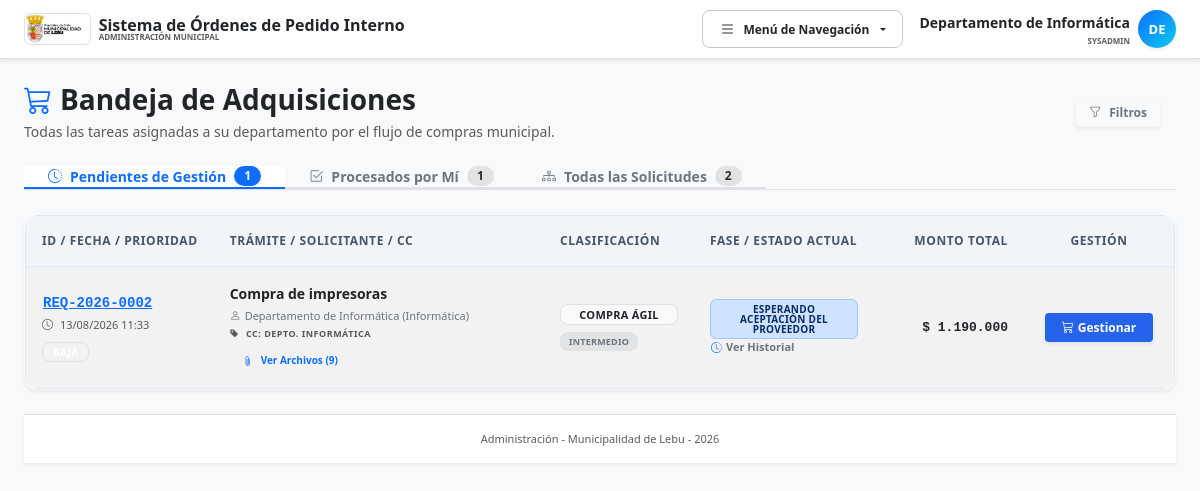
The page /adquisiciones.php (signed in) on the database its author committed.
### tables this page shows
CREATE TABLE `expedientes` (
  `id` int NOT NULL AUTO_INCREMENT,
  `codigo_interno` varchar(50) NOT NULL,
  `titulo_compra` varchar(255) NOT NULL DEFAULT 'Sin Título',
  `folio_opi` varchar(50) DEFAULT NULL,
  `usuario_creador_id` int NOT NULL,
  `unidad_origen_id` int NOT NULL,
  `centro_costo_id` int NOT NULL,
  `tipo_compra_id` int NOT NULL,
  `prioridad_id` int NOT NULL,
  `cuenta_presupuestaria_id` int DEFAULT NULL,
  `cuenta_maestra_id` int DEFAULT NULL,
  `area_gestion_id` int DEFAULT NULL,
  `rango_utm_id` int DEFAULT NULL,
  `proveedor_adjudicado_id` int DEFAULT NULL,
  `id_contrato_suministro` varchar(100) DEFAULT NULL,
  `id_compra_agil` varchar(50) DEFAULT NULL,
  `id_licitacion` varchar(100) DEFAULT NULL,
  `orden_compra_numero` varchar(100) DEFAULT NULL,
  `decreto_alcaldicio_numero` varchar(100) DEFAULT NULL,
  `conv_marco_oc` varchar(100) DEFAULT NULL,
  `monto_estimado` decimal(15,2) NOT NULL DEFAULT '0.00',
  `monto_definitivo` decimal(15,2) DEFAULT NULL,
  `tipo_impuesto` enum('NETO','IVA_INCLUIDO','EXENTO') DEFAULT 'NETO',
  `motivo_compra` text NOT NULL,
  `estado_actual` varchar(50) NOT NULL DEFAULT 'BORRADOR',
  `observacion_cierre` text,
  `created_at` timestamp NULL DEFAULT CURRENT_TIMESTAMP,
  `updated_at` timestamp NULL DEFAULT CURRENT_TIMESTAMP ON UPDATE CURRENT_TIMESTAMP,
  `fecha_visa_presupuesto` datetime DEFAULT NULL,
  `fecha_adjudicacion` datetime DEFAULT NULL,
  `fecha_aprobacion_opi` datetime DEFAULT NULL,
  `fecha_cierre` datetime DEFAULT NULL,
  `num_certificado_oficial` varchar(20) DEFAULT NULL,
  `id_entidad_gobierno` varchar(50) DEFAULT 'ID PE-MUN-00335',
  `plan_compras_proyecto` varchar(100) DEFAULT NULL,
  `plan_compras_item` int DEFAULT NULL,
  PRIMARY KEY (`id`),
  UNIQUE KEY `uk_expedientes_codigo` (`codigo_interno`),
  KEY `fk_exp_usuario` (`usuario_creador_id`),
  KEY `fk_exp_unidad` (`unidad_origen_id`),
  KEY `fk_exp_tipo` (`tipo_compra_id`),
  KEY `fk_exp_prioridad` (`prioridad_id`),
  KEY `fk_exp_cc` (`centro_costo_id`),
  KEY `fk_exp_cm` (`cuenta_maestra_id`),
  KEY `fk_exp_ag` (`area_gestion_id`),
  KEY `fk_exp_prov` (`proveedor_adjudicado_id`),
  KEY `fk_exp_estado` (`estado_actual`),
  CONSTRAINT `fk_exp_ag` FOREIGN KEY (`area_gestion_id`) REFERENCES `areas_gestion` (`id`) ON DELETE RESTRICT,
  CONSTRAINT `fk_exp_cc` FOREIGN KEY (`centro_costo_id`) REFERENCES `centros_costo` (`id`) ON DELETE RESTRICT,
  CONSTRAINT `fk_exp_cm` FOREIGN KEY (`cuenta_maestra_id`) REFERENCES `cuentas_maestras` (`id`) ON DELETE RESTRICT,
  CONSTRAINT `fk_exp_estado` FOREIGN KEY (`estado_actual`) REFERENCES `estados_tramite` (`codigo`) ON DELETE RESTRICT,
  CONSTRAINT `fk_exp_prioridad` FOREIGN KEY (`prioridad_id`) REFERENCES `prioridades` (`id`) ON DELETE RESTRICT,
  CONSTRAINT `fk_exp_prov` FOREIGN KEY (`proveedor_adjudicado_id`) REFERENCES `proveedores` (`id`) ON DELETE SET NULL,
  CONSTRAINT `fk_exp_tipo` FOREIGN KEY (`tipo_compra_id`) REFERENCES `tipos_compra` (`id`) ON DELETE RESTRICT,
  CONSTRAINT `fk_exp_unidad` FOREIGN KEY (`unidad_origen_id`) REFERENCES `unidades` (`id`) ON DELETE RESTRICT,
  CONSTRAINT `fk_exp_usuario` FOREIGN KEY (`usuario_creador_id`) REFERENCES `usuarios` (`id`) ON DELETE RESTRICT
);

CREATE TABLE `usuarios` (
  `id` int NOT NULL AUTO_INCREMENT,
  `unidad_id` int NOT NULL,
  `rol_id` int NOT NULL,
  `rut` varchar(12) NOT NULL,
  `nombre_completo` varchar(150) NOT NULL,
  `email` varchar(150) NOT NULL,
  `password_hash` varchar(255) DEFAULT NULL,
  `es_jefe_unidad` tinyint(1) DEFAULT '0',
  `activo` tinyint(1) DEFAULT '1',
  `cargo` varchar(150) DEFAULT NULL,
  `token_verificacion` varchar(100) DEFAULT NULL,
  `email_verificado` tinyint(1) NOT NULL DEFAULT '0',
  `estado_aprobacion` enum('APROBADO','PENDIENTE_VERIFICACION','PENDIENTE_APROBACION','RECHAZADO') NOT NULL DEFAULT 'APROBADO',
  `fecha_registro` datetime NOT NULL DEFAULT CURRENT_TIMESTAMP,
  PRIMARY KEY (`id`),
  UNIQUE KEY `uk_usuarios_rut` (`rut`),
  UNIQUE KEY `uk_usuarios_email` (`email`),
  KEY `fk_usuarios_unidad` (`unidad_id`),
  KEY `fk_usuarios_rol` (`rol_id`),
  CONSTRAINT `fk_usuarios_rol` FOREIGN KEY (`rol_id`) REFERENCES `roles` (`id`) ON DELETE RESTRICT,
  CONSTRAINT `fk_usuarios_unidad` FOREIGN KEY (`unidad_id`) REFERENCES `unidades` (`id`) ON DELETE RESTRICT
);

CREATE TABLE `unidades` (
  `id` int NOT NULL AUTO_INCREMENT,
  `nombre` varchar(150) NOT NULL,
  `padre_id` int DEFAULT NULL,
  `centro_costo_id` int DEFAULT NULL,
  `jefe_actual_id` int DEFAULT NULL,
  PRIMARY KEY (`id`),
  KEY `fk_unidades_padre` (`padre_id`),
  KEY `fk_unidades_cc` (`centro_costo_id`),
  CONSTRAINT `fk_unidades_cc` FOREIGN KEY (`centro_costo_id`) REFERENCES `centros_costo` (`id`) ON DELETE SET NULL,
  CONSTRAINT `fk_unidades_padre` FOREIGN KEY (`padre_id`) REFERENCES `unidades` (`id`) ON DELETE SET NULL
);

CREATE TABLE `centros_costo` (
  `id` int NOT NULL AUTO_INCREMENT,
  `codigo_cuenta` varchar(50) NOT NULL,
  `nombre` varchar(150) NOT NULL,
  `anio_fiscal` int NOT NULL DEFAULT 2026,
  `activo` tinyint(1) DEFAULT '1',
  PRIMARY KEY (`id`)
);

CREATE TABLE `tipos_compra` (
  `id` int NOT NULL AUTO_INCREMENT,
  `codigo` varchar(50) NOT NULL,
  `nombre` varchar(150) NOT NULL,
  `limite_utm` decimal(10,2) DEFAULT NULL,
  `activo` tinyint(1) DEFAULT '1',
  `requiere_cotizacion` tinyint(1) DEFAULT '0',
  PRIMARY KEY (`id`)
);

CREATE TABLE `rangos_utm` (
  `id` int NOT NULL AUTO_INCREMENT,
  `nombre` varchar(150) NOT NULL,
  `min_utm` decimal(10,2) DEFAULT '0.00',
  `max_utm` decimal(10,2) DEFAULT NULL,
  `regla_cotizaciones` varchar(255) DEFAULT NULL,
  `activo` tinyint(1) DEFAULT '1',
  PRIMARY KEY (`id`)
);

CREATE TABLE `estados_tramite` (
  `codigo` varchar(50) NOT NULL,
  `nombre` varchar(100) NOT NULL,
  `rol_responsable` varchar(50) NOT NULL,
  `descripcion` varchar(255) DEFAULT NULL,
  PRIMARY KEY (`codigo`)
);

### adquisiciones.php (the view, shortened to what the rows shown need)
<?php
require_once __DIR__ . '/adquisiciones_controller.php';
?>
<!DOCTYPE html>
<html lang="es">
<head>
    <?php
    include __DIR__ . '/head.php';
    ?>
</head>
<body class="bg-light text-slate-800 font-sans d-flex flex-column min-vh-100">
    <div class="container mt-4 px-3 px-md-4">
        <?php if($vista !== 'gestionar'): ?>
            <div class="row align-items-center mb-4 g-3">
                <div class="col-12 col-md">
                    <h1 class="h3 fw-bold text-dark mb-1 d-flex align-items-center gap-2">
                        <i class="bi bi-cart3 text-primary"></i>
                        Bandeja de Adquisiciones
                    </h1>
                </div>
            </div>
            <div class="card shadow-sm border-light mb-4 overflow-hidden">
                <div class="table-responsive">
                    <table class="table table-hover table-striped align-middle mb-0" style="min-width: 1000px;">
                        <thead class="table-light text-uppercase small text-secondary">
                            <tr>
                                <th class="p-3 text-nowrap" style="width: 180px;">ID / Fecha / Prioridad</th>
                                <th class="p-3" style="min-width: 250px;">Trámite / Solicitante / CC</th>
                                <th class="p-3 text-nowrap" style="width: 150px;">Clasificación</th>
                                <th class="p-3 text-nowrap" style="width: 180px;">Fase / Estado Actual</th>
                                <th class="p-3 text-end text-nowrap" style="width: 150px;">Monto Total</th>
                                <th class="p-3 text-center text-nowrap" style="width: 150px;">Gestión</th>
                            </tr>
                        </thead>
                        <tbody>
                            <?php if(count($solicitudes) > 0): ?>
                                <?php foreach($solicitudes as $row): ?>
                                <tr>
                                    <td class="p-3 text-nowrap">
                                        <button type="button" onclick="abrirModalVerItems(<?= htmlspecialchars(json_encode($row['items_detalle']), ENT_QUOTES, 'UTF-8') ?>, '<?= $row['codigo_interno'] ?>')" class="btn btn-link p-0 text-start font-monospace fw-bold text-primary text-decoration-underline mb-1">
                                            <?= htmlspecialchars($row['codigo_interno']) ?>
                                        </button>
                                        <div class="text-muted small" style="font-size: 11px;">
                                            <i class="bi bi-clock me-1"></i>
                                            <?= date('d/m/Y H:i', strtotime($row['created_at'])) ?>
                                        </div>
                                        <span class="badge border mt-2 d-inline-block <?= $row['prioridad_css'] ?>" style="font-size: 10px;">
                                        </span>
                                    </td>
                                    <td class="p-3">
                                        <div class="fw-bold text-dark mb-1 leading-snug break-words" style="max-width: 450px;">
                                            <?= htmlspecialchars($row['titulo_compra'] ?? 'Sin Título') ?>
                                        </div>
                                        <div class="text-secondary small mb-1 break-words" style="max-width: 450px; font-size: 11px; line-height: 1.4;">
                                            <i class="bi bi-person me-1"></i><?= htmlspecialchars($row['solicitante']) ?> (<?= htmlspecialchars($row['unidad_nombre']) ?>)
                                        </div>
                                        <div class="text-uppercase text-muted fw-bold mb-2" style="font-size: 9px; letter-spacing: 0.5px;">
                                            <i class="bi bi-tag-fill me-1"></i>
                                            CC: <?= htmlspecialchars($row['cc_nombre']) ?>
                                        </div>
                                        <?php if(!empty($row['docs_adjuntos'])):
                                            $docs_array = explode('||', $row['docs_adjuntos']);
                                            $docs_count = count($docs_array);
                                            $docs_json = htmlspecialchars(json_encode($docs_array), ENT_QUOTES, 'UTF-8');
                                        ?>
                                            <div class="mt-2">
                                                <button type="button" onclick="abrirModalAdjuntos(<?= $docs_json ?>, '<?= htmlspecialchars($row['codigo_interno']) ?>', <?= $row['id'] ?>)" class="btn btn-outline-primary btn-sm py-1 px-2.5 d-inline-flex align-items-center gap-1.5 font-bold" style="font-size: 10px;">
                                                    <i class="bi bi-paperclip"></i>
                                                    Ver Archivos (<?= $docs_count ?>)
                                                </button>
                                            </div>
                                        <?php endif; ?>
                                    </td>
                                    <td class="p-3 text-nowrap">
                                        <span class="badge bg-light text-dark border px-2 py-1.5 fw-bold d-block mb-1" style="font-size: 11px;">
                                            <?= htmlspecialchars($row['tipo_compra_nom']) ?>
                                        </span>
                                        <?php if(!empty($row['rango_utm_nombre'])): ?>
                                            <span class="badge bg-secondary-subtle text-secondary border px-2 py-1" style="font-size: 9px;">
                                                <?= htmlspecialchars($row['rango_utm_nombre']) ?>
                                            </span>
                                        <?php endif; ?>
                                    </td>
                                    <td class="p-3 text-nowrap">
                                        <span class="badge <?= color_estado($row['estado_actual']) ?> px-2.5 py-1.5 rounded-2 d-inline-block text-wrap" style="font-size: 10px; max-width: 180px;">
                                            <?= htmlspecialchars($row['estado_nombre']) ?>
                                        </span>
                                        <div class="mt-1.5">
                                            <button type="button" onclick="verTrazabilidad(<?= (int)$row['id'] ?>)" class="btn btn-link p-0 text-decoration-none text-secondary d-flex align-items-center gap-1" style="font-size: 11px;">
                                                <i class="bi bi-clock-history text-primary"></i>
                                                Ver Historial
                                            </button>
                                        </div>
                                    </td>
                                    <td class="p-3 text-end text-nowrap">
                                        <div class="font-monospace fw-bold text-dark" style="font-size: 13px;">
                                            <?= money($row['monto_definitivo'] ?? $row['monto_estimado']) ?>
                                        </div>
                                    </td>
                                    <td class="p-3 text-center text-nowrap">
                                        <a href="adquisiciones.php?view=gestionar&id=<?= $row['id'] ?>" class="btn <?= ($vista === 'pendientes' || $vista === 'lista') ? 'btn-primary' : 'btn-outline-primary' ?> btn-sm px-3 fw-bold shadow-sm d-inline-flex align-items-center gap-1">
                                            <i class="bi bi-cart3"></i>
                                            <?= ($vista === 'pendientes' || $vista === 'lista') ? 'Gestionar' : 'Ver Detalle' ?>
                                        </a>
                                    </td>
                                </tr>
                                <?php endforeach; ?>
                            <?php endif; ?>
                        </tbody>
                    </table>
                </div>
            </div>
        <?php endif; ?>
</body>
</html>

### rows shown on the page
expedientes: codigo_interno "REQ-2026-0002", created_at "13/08/2026 11:33", titulo_compra "Compra de impresoras", usuario_creador.nombre_completo "Departamento de Informática", unidad_origen.nombre "Informática", centro_costo.nombre "DEPTO. INFORMÁTICA", docs_count "9", tipo_compra.nombre "COMPRA ÁGIL", rangos_utm.nombre "INTERMEDIO", estado_actual.nombre "ESPERANDO ACEPTACIÓN DEL PROVEEDOR", monto_definitivo "$ 1.190.000"

### other values the page prints
$user_name "Departamento de Informática"
$rol === 'SYSADMIN' ? 'SYSADMIN' : $rol "SYSADMIN"
substr($user_name, 0, 2) "DE"
$count_pendientes "1"
$count_procesadas "1"
$count_todas "2"
